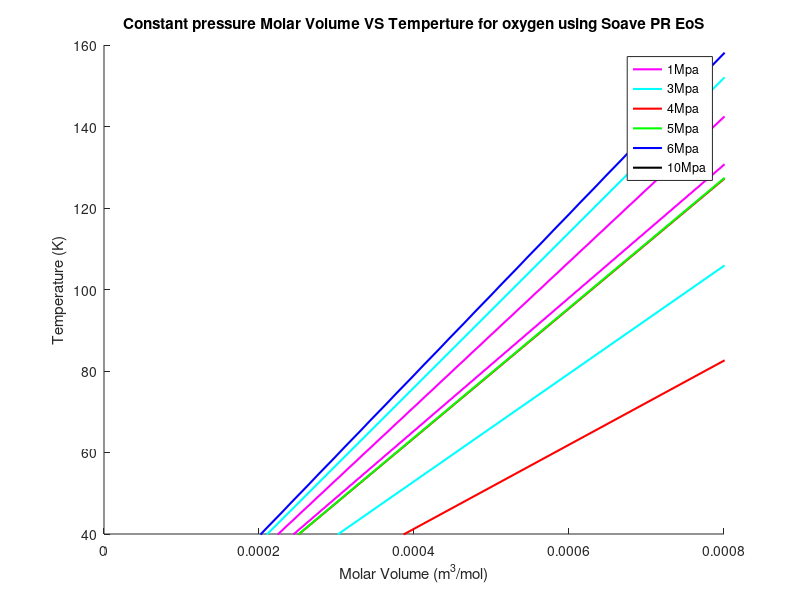
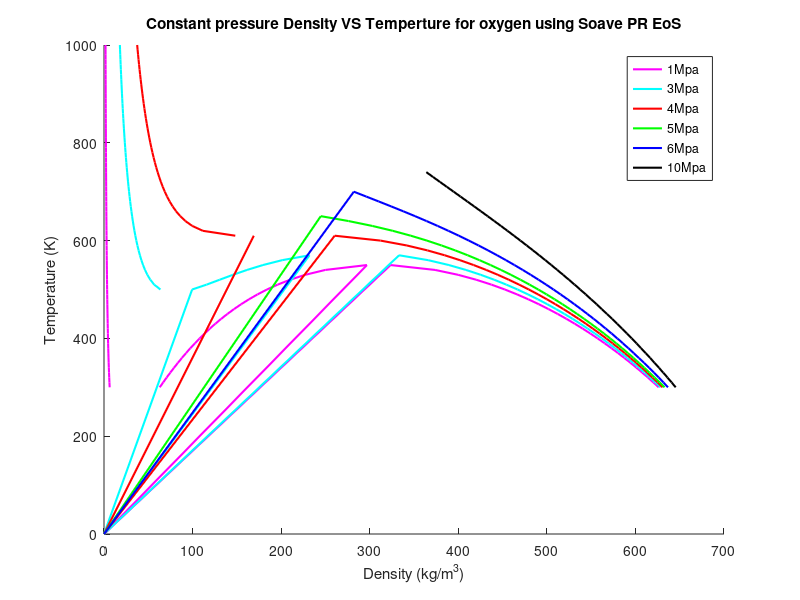
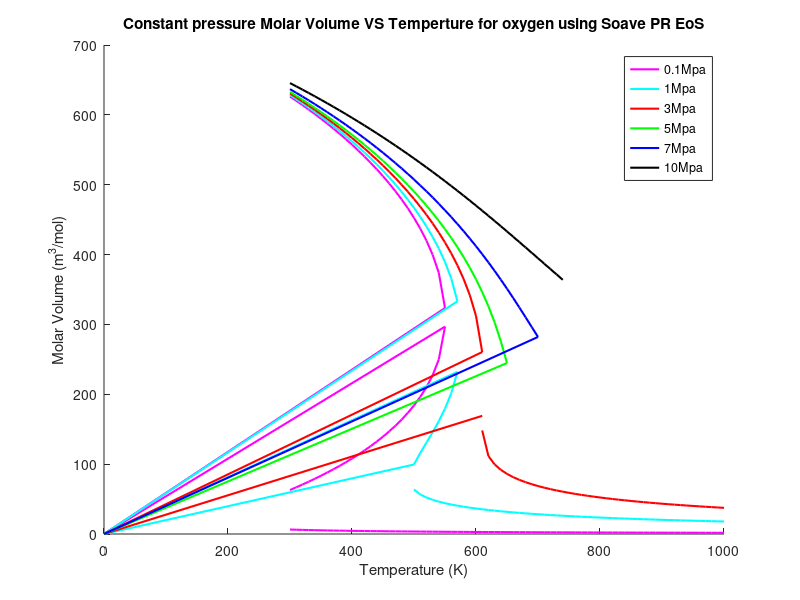

Recreate these plots in MATLAB, in order.
clear all
clc
% load oxygen_sat_data.mat
omega = 0.489; %Acentric factor
Tc = 617.7; %K
Pc = 2.12E6; %Pa
R = 8.31446; %J/(mol*K)
b = 0.07780*(R*Tc/Pc); % m^3/mol
a = 0.45724*(((R^2)*(Tc^2))/Pc); % J*m^3/mol
M = 142.29/1000; %kg/mol
S = 0.37464+1.54226*omega-0.26992*omega^2;% no unit
P = [0.1E6,1E6,2E6,3E6,5E6,10E6];
delta_T = 10;
for j = 1:1:6
    T = 300;
    for i = 1:1:71
        alpha = sqrt(1+S*(1-(T/Tc)^0.5))
        A = (a*alpha*P(j))/(R^2*T^2);
        B = (b*P(j))/(R*T);
        z = roots([1 -(1-B) (A-2*B-3*B^2) -(A*B-B^2-B^3)]);
        
        %decide the state whether it is vap or liq
        if imag(z(1,1)) == 0
            z_vap(i,j) = z(1,1);
            rho_vap(i,j) = P(j)*M/(z_vap(i,j)*R*T);
            v_vap(i,j) = 1/rho_vap(i,j);
            temp_vap(i,j)=T;
        end
        if imag(z(2,1)) == 0
            z_mid(i,j) = z(2,1);
            rho_mid(i,j) = P(j)*M/(z_mid(i,j)*R*T);
            v_mid(i,j) = 1/rho_mid(i,j);
            temp_mid(i,j)=T;
            
        end
        if imag(z(3,1))==0
            z_liq(i,j) = z(3,1);
            rho_liq(i,j) = P(j)*M/(z_liq(i,j)*R*T);
            v_liq(i,j) = 1/rho_liq(i,j);
            temp_liq(i,j)=T;
        end
        T_save(i)= T;
        T = T + delta_T;
    end
end

for j = 1:1:3
    for i = 1:1:69
        if temp_vap(i,j)== 0
           temp_vap(i,j) = NaN;
           v_vap(i,j) = NaN;
           rho_vap(i,j)=NaN;
        end
    end
end
for j = 1:1:6
    for i = 1:1:24
        if temp_liq(i,j)== 0
           temp_liq(i,j) = NaN;
           v_liq(i,j) = NaN;
           rho_liq(i,j) =NaN;
        end
    end
end
for j = 1:1:3
    for i = 1:1:18
        if temp_mid(i,j)== 0
           temp_mid(i,j) = NaN;
           v_mid(i,j) = NaN;
           rho_mid(i,j) =NaN;
        end
    end
end

color = ["m","c","r","g","b","k"];

figure(1)
hold on 
plot([NaN;v_liq(:,1);NaN;v_mid(:,1);NaN;v_vap(:,1);NaN],[NaN;temp_liq(:,1);NaN;temp_mid(:,1);NaN;temp_vap(:,1);NaN],color(1),'linewidth',1.5);
plot([NaN;v_liq(:,2);NaN;v_mid(:,2);NaN;v_vap(:,2);NaN],[NaN;temp_liq(:,2);NaN;temp_mid(:,2);NaN;temp_vap(:,2);NaN],color(2),'linewidth',1.5);
plot([NaN;v_liq(:,3);NaN;v_mid(:,3);NaN;v_vap(:,3);NaN],[NaN;temp_liq(:,3);NaN;temp_mid(:,3);NaN;temp_vap(:,3);NaN],color(3),'linewidth',1.5);
plot([NaN;v_liq(:,4);NaN],[NaN;temp_liq(:,4);NaN],color(4),'linewidth',1.5);
plot([NaN;v_liq(:,5);NaN],[NaN;temp_liq(:,5);NaN],color(5),'linewidth',1.5);
plot([v_liq(:,6)],[temp_liq(:,6)],color(6),'linewidth',1.5);
% plot(v_liq_sat,T_sat,"rp");
% plot(v_vapor_sat,T_sat,"rp");
legend("1Mpa","3Mpa","4Mpa","5Mpa","6Mpa","10Mpa","Saturation line")
title("Constant pressure Molar Volume VS Temperture for oxygen using Soave PR EoS")
xlabel("Molar Volume (m^3/mol)")
ylabel("Temperature (K)")
axis([0 0.8*10^-3 40 160])
hold off


figure(2)
hold on 
plot([NaN;rho_liq(:,1);NaN;rho_mid(:,1);NaN;rho_vap(:,1);NaN],[NaN;temp_liq(:,1);NaN;temp_mid(:,1);NaN;temp_vap(:,1);NaN],color(1),'linewidth',1.5);
plot([NaN;rho_liq(:,2);NaN;rho_mid(:,2);NaN;rho_vap(:,2);NaN],[NaN;temp_liq(:,2);NaN;temp_mid(:,2);NaN;temp_vap(:,2);NaN],color(2),'linewidth',1.5);
plot([NaN;rho_liq(:,3);NaN;rho_mid(:,3);NaN;rho_vap(:,3);NaN],[NaN;temp_liq(:,3);NaN;temp_mid(:,3);NaN;temp_vap(:,3);NaN],color(3),'linewidth',1.5);
plot([NaN;rho_liq(:,4);NaN],[NaN;temp_liq(:,4);NaN],color(4),'linewidth',1.5);
plot([NaN;rho_liq(:,5);NaN],[NaN;temp_liq(:,5);NaN],color(5),'linewidth',1.5);
plot([rho_liq(:,6)],[temp_liq(:,6)],color(6),'linewidth',1.5);
% plot(rho_liq_sat,T_sat,"rp");
% plot(rho_vapor_sat,T_sat,"rp");
legend("1Mpa","3Mpa","4Mpa","5Mpa","6Mpa","10Mpa","Saturation line")
title("Constant pressure Density VS Temperture for oxygen using Soave PR EoS")
xlabel("Density (kg/m^3)")
ylabel("Temperature (K)")
hold off

figure(3)
hold on
plot([NaN;temp_liq(:,1);NaN;temp_mid(:,1);NaN;temp_vap(:,1);NaN],[NaN;rho_liq(:,1);NaN;rho_mid(:,1);NaN;rho_vap(:,1);NaN],color(1),'linewidth',1.5);
plot([NaN;temp_liq(:,2);NaN;temp_mid(:,2);NaN;temp_vap(:,2);NaN],[NaN;rho_liq(:,2);NaN;rho_mid(:,2);NaN;rho_vap(:,2);NaN],color(2),'linewidth',1.5);
plot([NaN;temp_liq(:,3);NaN;temp_mid(:,3);NaN;temp_vap(:,3);NaN],[NaN;rho_liq(:,3);NaN;rho_mid(:,3);NaN;rho_vap(:,3);NaN],color(3),'linewidth',1.5);
plot([NaN;temp_liq(:,4);NaN],[NaN;rho_liq(:,4);NaN],color(4),'linewidth',1.5);
plot([NaN;temp_liq(:,5);NaN],[NaN;rho_liq(:,5);NaN],color(5),'linewidth',1.5);
plot([temp_liq(:,6)],[rho_liq(:,6)],color(6),'linewidth',1.5);
% plot(T_sat,rho_liq_sat,"rp");
% plot(T_sat,rho_vapor_sat,"rp");
legend("0.1Mpa","1Mpa","3Mpa","5Mpa","7Mpa","10Mpa","Saturation line")
title("Constant pressure Molar Volume VS Temperture for oxygen using Soave PR EoS")
ylabel("Molar Volume (m^3/mol)")
xlabel("Temperature (K)")
% axis([40 160 0 0.8*10^-3])
hold off
